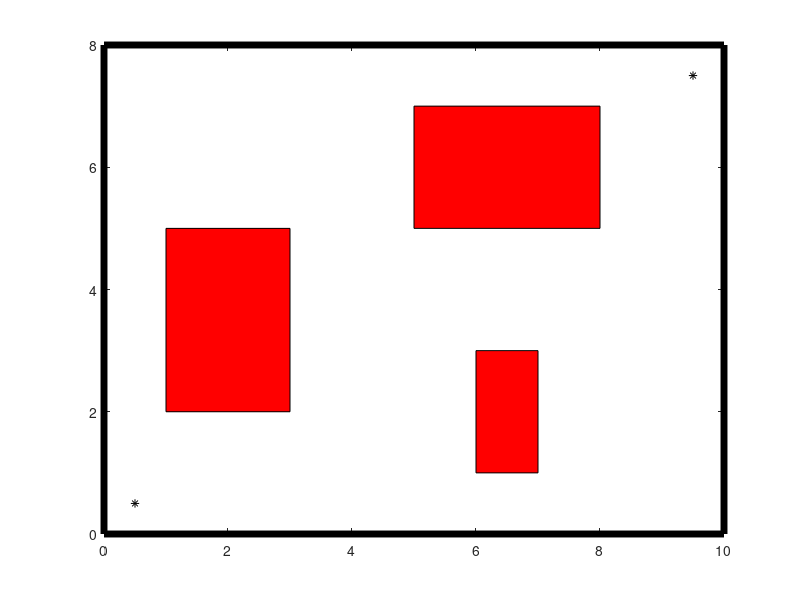

MATLAB code to generate this figure: (Note: this script raises an error after producing the figure.)
clc
clear
close all

%% lay out environment

% bounds
xLB = 0;
xUB = 10;
yLB = 0;
yUB = 8;

% points
stPoint = [xLB + 0.5, yLB + 0.5];
endPoint = [xUB - 0.5, yUB - 0.5];

% obstacles
obs1_xLB = 1;
obs1_xUB = 3;
obs1_yLB = 2;
obs1_yUB = 5;

obs2_xLB = 5;
obs2_xUB = 8;
obs2_yLB = 5;
obs2_yUB = 7;

obs3_xLB = 6;
obs3_xUB = 7;
obs3_yLB = 1;
obs3_yUB = 3;

%% plot environment

figure(1)
% points
plot([stPoint(1) endPoint(1)],[stPoint(2) endPoint(2)],'k*')
hold on

%bounds
plot([xLB xUB],[yLB yLB],'k','LineWidth',5)
hold on
plot([xLB xUB],[yUB yUB],'k','LineWidth',5)
hold on
plot([xLB xLB],[yLB yUB],'k','LineWidth',5)
hold on
plot([xUB xUB],[yLB yUB],'k','LineWidth',5)

% obstacle
hold on
fill([obs1_xLB obs1_xLB obs1_xUB obs1_xUB], ...
        [obs1_yLB obs1_yUB obs1_yUB obs1_yLB],'r')
fill([obs2_xLB obs2_xLB obs2_xUB obs2_xUB], ...
        [obs2_yLB obs2_yUB obs2_yUB obs2_yLB],'r')
fill([obs3_xLB obs3_xLB obs3_xUB obs3_xUB], ...
        [obs3_yLB obs3_yUB obs3_yUB obs3_yLB],'r')

%% formulate and solve MIP problem

nPoints = 100;
nBoundaries = 4;

z1 = binvar(nPoints,nBoundaries);
z2 = binvar(nPoints,nBoundaries);
z3 = binvar(nPoints,nBoundaries);
x = sdpvar(nPoints,2);
M = 1e2;
safety = 0.08;

constr = [x(:,1) <= obs1_xLB - safety + z1(:,1)*M, ...
          x(:,1) >= obs1_xUB + safety - z1(:,2)*M, ...
          x(:,2) <= obs1_yLB - safety + z1(:,3)*M, ... 
          x(:,2) >= obs1_yUB + safety - z1(:,4)*M, ...
          z1(:,1) + z1(:,2) + z1(:,3) + z1(:,4) <= 3, ...
          x(:,1) <= obs2_xLB - safety + z2(:,1)*M, ...
          x(:,1) >= obs2_xUB + safety - z2(:,2)*M, ...
          x(:,2) <= obs2_yLB - safety + z2(:,3)*M, ... 
          x(:,2) >= obs2_yUB + safety - z2(:,4)*M, ...
          z2(:,1) + z2(:,2) + z2(:,3) + z2(:,4) <= 3, ...
          x(:,1) <= obs3_xLB - safety + z2(:,1)*M, ...
          x(:,1) >= obs3_xUB + safety - z3(:,2)*M, ...
          x(:,2) <= obs3_yLB - safety + z3(:,3)*M, ... 
          x(:,2) >= obs3_yUB + safety - z3(:,4)*M, ...
          z3(:,1) + z3(:,2) + z3(:,3) + z3(:,4) <= 3, ...
          x(1,:) == stPoint, ...
          x(nPoints,:) == endPoint];

objective = 0;
for i = 1:nPoints-1
    objective = objective + norm(x(i+1,:) - x(i,:),2)^2;
end

options = sdpsettings('verbose',2,'solver','GUROBI','debug',1);
sol = optimize(constr,objective,options);



%% plot trajectory

plot(value(x(:,1)),value(x(:,2)))